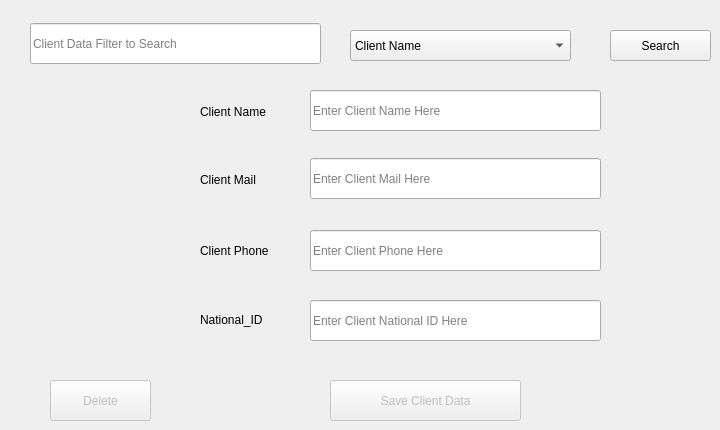
           <widget class="QWidget" name="tab_23">
            <attribute name="title">
             <string>Edit or Delete Client</string>
            </attribute>
            <widget class="QComboBox" name="comboBox_37">
             <property name="geometry">
              <rect>
               <x>350</x>
               <y>30</y>
               <width>221</width>
               <height>31</height>
              </rect>
             </property>
             <property name="currentText">
              <string>Client Name</string>
             </property>
             <item>
              <property name="text">
               <string>Client Name</string>
              </property>
             </item>
             <item>
              <property name="text">
               <string>Client Mail</string>
              </property>
             </item>
             <item>
              <property name="text">
               <string>Client Phone</string>
              </property>
             </item>
             <item>
              <property name="text">
               <string>Client National ID</string>
              </property>
             </item>
            </widget>
            <widget class="QPushButton" name="pushButton_28">
             <property name="enabled">
              <bool>true</bool>
             </property>
             <property name="geometry">
              <rect>
               <x>610</x>
               <y>30</y>
               <width>101</width>
               <height>31</height>
              </rect>
             </property>
             <property name="text">
              <string>Search</string>
             </property>
            </widget>
            <widget class="QLabel" name="label_39">
             <property name="geometry">
              <rect>
               <x>200</x>
               <y>164</y>
               <width>101</width>
               <height>31</height>
              </rect>
             </property>
             <property name="text">
              <string>Client Mail</string>
             </property>
            </widget>
            <widget class="QPushButton" name="pushButton_29">
             <property name="enabled">
              <bool>false</bool>
             </property>
             <property name="geometry">
              <rect>
               <x>330</x>
               <y>380</y>
               <width>191</width>
               <height>41</height>
              </rect>
             </property>
             <property name="sizePolicy">
              <sizepolicy hsizetype="Minimum" vsizetype="Fixed">
               <horstretch>46</horstretch>
               <verstretch>21</verstretch>
              </sizepolicy>
             </property>
             <property name="baseSize">
              <size>
               <width>39</width>
               <height>61</height>
              </size>
             </property>
             <property name="text">
              <string>Save Client Data</string>
             </property>
            </widget>
            <widget class="QLabel" name="label_37">
             <property name="geometry">
              <rect>
               <x>200</x>
               <y>304</y>
               <width>101</width>
               <height>31</height>
              </rect>
             </property>
             <property name="text">
              <string>National_ID</string>
             </property>
            </widget>
            <widget class="QLabel" name="label_40">
             <property name="geometry">
              <rect>
               <x>200</x>
               <y>96</y>
               <width>91</width>
               <height>31</height>
              </rect>
             </property>
             <property name="text">
              <string>Client Name</string>
             </property>
            </widget>
            <widget class="QLabel" name="label_41">
             <property name="geometry">
              <rect>
               <x>200</x>
               <y>235</y>
               <width>101</width>
               <height>31</height>
              </rect>
             </property>
             <property name="text">
              <string>Client Phone</string>
             </property>
            </widget>
            <widget class="QPushButton" name="pushButton_30">
             <property name="enabled">
              <bool>false</bool>
             </property>
             <property name="geometry">
              <rect>
               <x>50</x>
               <y>380</y>
               <width>101</width>
               <height>41</height>
              </rect>
             </property>
             <property name="sizePolicy">
              <sizepolicy hsizetype="Minimum" vsizetype="Fixed">
               <horstretch>46</horstretch>
               <verstretch>21</verstretch>
              </sizepolicy>
             </property>
             <property name="baseSize">
              <size>
               <width>39</width>
               <height>61</height>
              </size>
             </property>
             <property name="text">
              <string>Delete</string>
             </property>
            </widget>
            <widget class="QLineEdit" name="lineEdit_19">
             <property name="geometry">
              <rect>
               <x>310</x>
               <y>300</y>
               <width>291</width>
               <height>41</height>
              </rect>
             </property>
             <property name="placeholderText">
              <string>Enter Client National ID Here</string>
             </property>
            </widget>
            <widget class="QLineEdit" name="lineEdit_15">
             <property name="geometry">
              <rect>
               <x>310</x>
               <y>158</y>
               <width>291</width>
               <height>41</height>
              </rect>
             </property>
             <property name="placeholderText">
              <string>Enter Client Mail Here</string>
             </property>
            </widget>
            <widget class="QLineEdit" name="lineEdit_17">
             <property name="geometry">
              <rect>
               <x>310</x>
               <y>90</y>
               <width>291</width>
               <height>41</height>
              </rect>
             </property>
             <property name="placeholderText">
              <string>Enter Client Name Here</string>
             </property>
            </widget>
            <widget class="QLineEdit" name="lineEdit_20">
             <property name="geometry">
              <rect>
               <x>310</x>
               <y>230</y>
               <width>291</width>
               <height>41</height>
              </rect>
             </property>
             <property name="placeholderText">
              <string>Enter Client Phone Here</string>
             </property>
            </widget>
            <widget class="QLineEdit" name="lineEdit_21">
             <property name="geometry">
              <rect>
               <x>30</x>
               <y>23</y>
               <width>291</width>
               <height>41</height>
              </rect>
             </property>
             <property name="placeholderText">
              <string>Client Data Filter to Search</string>
             </property>
            </widget>
           </widget>
